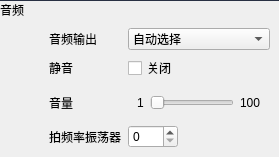
             <widget class="QWidget" name="AudioFrequency" native="true">
              <layout class="QVBoxLayout" name="verticalLayout_7">
               <property name="spacing">
                <number>0</number>
               </property>
               <property name="leftMargin">
                <number>0</number>
               </property>
               <property name="topMargin">
                <number>0</number>
               </property>
               <property name="rightMargin">
                <number>0</number>
               </property>
               <property name="bottomMargin">
                <number>0</number>
               </property>
               <item>
                <widget class="Line" name="line_3">
                 <property name="maximumSize">
                  <size>
                   <width>16777215</width>
                   <height>1</height>
                  </size>
                 </property>
                 <property name="styleSheet">
                  <string notr="true">QWidget{
	background-color:rgb(35,42,58);
	font:'宋体';
}</string>
                 </property>
                 <property name="orientation">
                  <enum>Qt::Horizontal</enum>
                 </property>
                </widget>
               </item>
               <item>
                <widget class="QLabel" name="label_28">
                 <property name="maximumSize">
                  <size>
                   <width>16777215</width>
                   <height>20</height>
                  </size>
                 </property>
                 <property name="text">
                  <string>音频</string>
                 </property>
                </widget>
               </item>
               <item>
                <widget class="QWidget" name="widget_8" native="true">
                 <layout class="QGridLayout" name="gridLayout_4">
                  <item row="1" column="3">
                   <widget class="QComboBox" name="comboBox_7">
                    <property name="maximumSize">
                     <size>
                      <width>270</width>
                      <height>16777215</height>
                     </size>
                    </property>
                    <property name="focusPolicy">
                     <enum>Qt::NoFocus</enum>
                    </property>
                    <item>
                     <property name="text">
                      <string>自动选择</string>
                     </property>
                    </item>
                    <item>
                     <property name="text">
                      <string>扬声器+耳机</string>
                     </property>
                    </item>
                    <item>
                     <property name="text">
                      <string>仅耳机</string>
                     </property>
                    </item>
                   </widget>
                  </item>
                  <item row="1" column="0">
                   <spacer name="horizontalSpacer_6">
                    <property name="orientation">
                     <enum>Qt::Horizontal</enum>
                    </property>
                    <property name="sizeHint" stdset="0">
                     <size>
                      <width>40</width>
                      <height>20</height>
                     </size>
                    </property>
                   </spacer>
                  </item>
                  <item row="3" column="3">
                   <widget class="QWidget" name="widget_9" native="true">
                    <property name="maximumSize">
                     <size>
                      <width>270</width>
                      <height>16777215</height>
                     </size>
                    </property>
                    <layout class="QHBoxLayout" name="horizontalLayout_8">
                     <item>
                      <widget class="QLabel" name="label_29">
                       <property name="text">
                        <string>1</string>
                       </property>
                      </widget>
                     </item>
                     <item>
                      <widget class="QSlider" name="horizontalSlider_4">
                       <property name="focusPolicy">
                        <enum>Qt::NoFocus</enum>
                       </property>
                       <property name="orientation">
                        <enum>Qt::Horizontal</enum>
                       </property>
                      </widget>
                     </item>
                     <item>
                      <widget class="QLabel" name="label_30">
                       <property name="text">
                        <string>100</string>
                       </property>
                      </widget>
                     </item>
                    </layout>
                   </widget>
                  </item>
                  <item row="4" column="1">
                   <widget class="QLabel" name="label_32">
                    <property name="text">
                     <string>拍频率振荡器</string>
                    </property>
                   </widget>
                  </item>
                  <item row="2" column="1">
                   <widget class="QLabel" name="label_31">
                    <property name="text">
                     <string>静音</string>
                    </property>
                   </widget>
                  </item>
                  <item row="3" column="1">
                   <widget class="QLabel" name="label_33">
                    <property name="text">
                     <string>音量</string>
                    </property>
                   </widget>
                  </item>
                  <item row="1" column="1">
                   <widget class="QLabel" name="label_34">
                    <property name="text">
                     <string>音频输出</string>
                    </property>
                   </widget>
                  </item>
                  <item row="2" column="3">
                   <widget class="QCheckBox" name="checkBox_2">
                    <property name="focusPolicy">
                     <enum>Qt::NoFocus</enum>
                    </property>
                    <property name="text">
                     <string>关闭</string>
                    </property>
                   </widget>
                  </item>
                  <item row="4" column="3">
                   <widget class="QSpinBox" name="spinBox">
                    <property name="maximumSize">
                     <size>
                      <width>50</width>
                      <height>16777215</height>
                     </size>
                    </property>
                    <property name="focusPolicy">
                     <enum>Qt::NoFocus</enum>
                    </property>
                   </widget>
                  </item>
                 </layout>
                </widget>
               </item>
              </layout>
             </widget>
